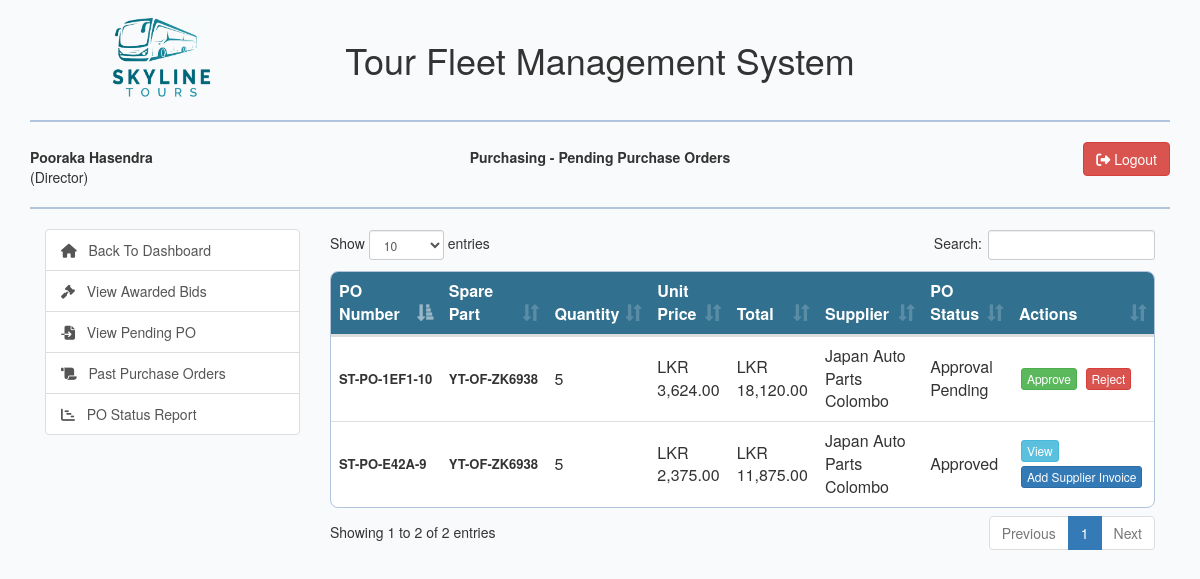
Before: /view/pending-purchase-orders.php (signed in) with the older database file.
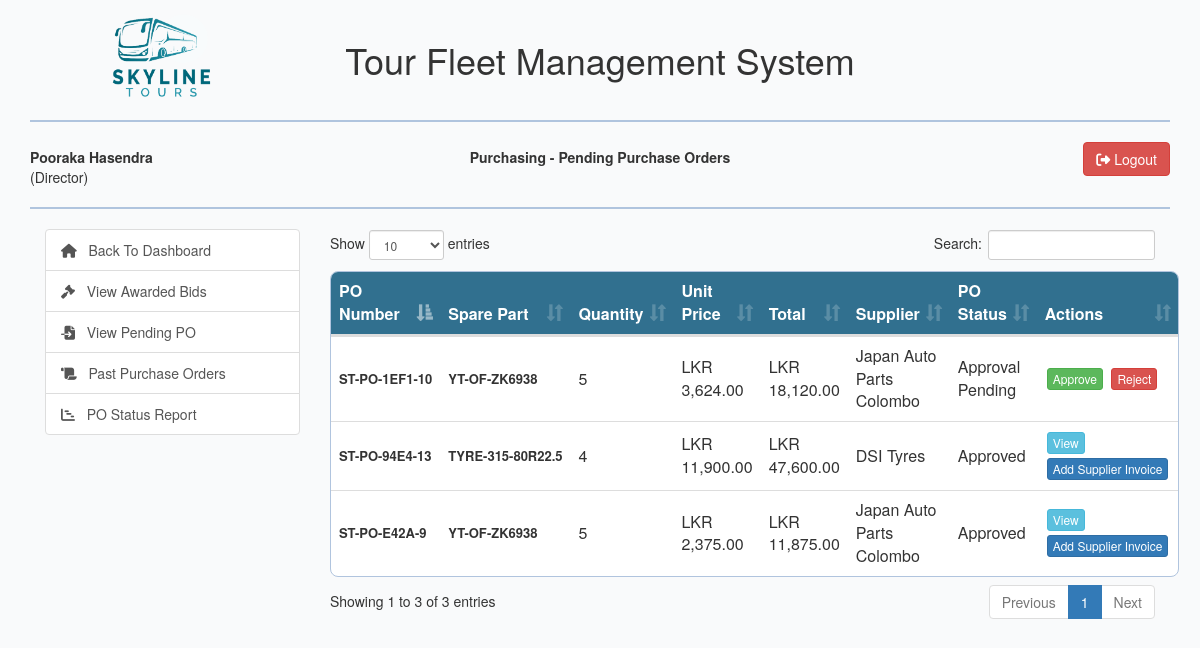
After: the same page with the newer database file.
### tables this page shows
CREATE TABLE `purchase_order` (
  `po_id` int(10) NOT NULL,
  `po_number` varchar(50) NOT NULL COMMENT 'A unique number for business reference ',
  `bid_id` int(10) NOT NULL COMMENT 'The winning bid that authorized this PO',
  `part_id` int(10) NOT NULL COMMENT 'The part being ordered',
  `quantity_ordered` int(10) NOT NULL,
  `quantity_received` int(10) NOT NULL DEFAULT 0 COMMENT 'Total quantity received so far for this PO',
  `po_unit_price` decimal(10,2) NOT NULL COMMENT 'The price per unit, captured from the winning bid',
  `total_amount` decimal(12,2) NOT NULL COMMENT 'quantity_ordered * unit_price',
  `order_date` date NOT NULL DEFAULT curdate() COMMENT 'Defaults to the current date of PO creation',
  `po_status` int(10) NOT NULL DEFAULT 1 COMMENT '-1:Rejected, 1: Generated, 2:Approved,3:Supplier Invoice Attached, 4: Partially Received, 5: Completed, 6: Paid',
  `created_by` int(10) NOT NULL,
  `created_at` datetime NOT NULL DEFAULT current_timestamp() COMMENT 'The exact date and time the PO was generated',
  `approved_by` int(10) DEFAULT NULL,
  `rejected_by` int(10) DEFAULT NULL,
  `supplier_invoice` varchar(255) DEFAULT NULL,
  `supplier_invoice_number` varchar(255) DEFAULT NULL,
  `po_payment_id` int(10) DEFAULT NULL,
  `po_paid_date` date DEFAULT NULL
);

CREATE TABLE `spare_part` (
  `part_id` int(10) NOT NULL,
  `part_number` varchar(100) NOT NULL COMMENT 'Manufacturer or internal part number (Required)',
  `part_name` varchar(255) NOT NULL,
  `description` text DEFAULT NULL,
  `quantity_on_hand` int(10) NOT NULL DEFAULT 0,
  `reorder_level` int(10) NOT NULL,
  `part_status` int(10) NOT NULL DEFAULT 1
);

CREATE TABLE `supplier` (
  `supplier_id` int(10) NOT NULL,
  `supplier_name` varchar(255) NOT NULL,
  `supplier_contact` varchar(10) NOT NULL,
  `supplier_email` varchar(255) NOT NULL,
  `supplier_status` int(10) NOT NULL DEFAULT 1 COMMENT '-1=removed,0=deactivated, 1=Active '
);

### model/purchase_order_model.php (called while the page is built, shortened)
<?php
class PurchaseOrder{
    public function getPendingPO(){
        $con = $GLOBALS["con"];
        $sql = "SELECT po.*, b.*, sp.* FROM purchase_order po, bid b, spare_part sp WHERE po.bid_id=b.bid_id AND po.part_id=sp.part_id "
                . "AND po.po_status IN (1,2)";
        $result = $con->query($sql) or die($con->error);
        return $result;
    }
}

### model/sparepart_model.php (called while the page is built, shortened)
<?php
class SparePart{
    public function getSparePart($partId){
        $con = $GLOBALS["con"];
        $sql = "SELECT * FROM spare_part WHERE part_id=?";
        $stmt = $con->prepare($sql);
        $stmt->bind_param("i", $partId);
        $stmt->execute();
        $result = $stmt->get_result();
        return $result;
    }
}

### model/supplier_model.php (called while the page is built, shortened)
<?php
class Supplier{
    public function getSupplier($supplierId){
        $con = $GLOBALS["con"];
        $sql = "SELECT * FROM supplier WHERE supplier_id=?";
        $stmt = $con->prepare($sql);
        $stmt->bind_param("i", $supplierId);
        $stmt->execute();
        $result = $stmt->get_result();
        return $result;
    }
}

### model/bid_model.php (called while the page is built, shortened)
<?php
class Bid{
    public function getBid($bidId){
        $con = $GLOBALS["con"];
        $sql = "SELECT b.*, t.*, s.* FROM bid b, tender t, supplier s WHERE b.tender_id=t.tender_id AND b.supplier_id=s.supplier_id "
                . "AND b.bid_id=?";
        $stmt = $con->prepare($sql);
        $stmt->bind_param("i", $bidId);
        $stmt->execute();
        $result = $stmt->get_result();
        return $result;
    }
}

### view/pending-purchase-orders.php (the view, shortened to what the changed rows need)
<?php
include_once '../model/purchase_order_model.php';
include_once '../model/sparepart_model.php';
include_once '../model/bid_model.php';
include_once '../model/supplier_model.php';
$poObj = new PurchaseOrder();
$poResult = $poObj->getPendingPO();
$sparePartObj = new SparePart();
$bidObj = new Bid();
$supplierObj = new Supplier();
?>
<html lang="en">
<head>
    <link rel="stylesheet" type="text/css" href="../css/dataTables.bootstrap.min.css"/>
    <?php include_once "../includes/bootstrap_css_includes.php"?>
</head>
<body>
    <div class="container">
        <?php include_once "../includes/header_row_includes.php";?>
        <div class="col-md-9">
            <div class="row">
                <div class="col-md-12">
                    <table class="table" id="pending_po">
                        <thead>
                            <tr>
                                <th>PO Number</th>
                                <th>Spare Part</th>
                                <th>Quantity</th>
                                <th>Unit Price</th>
                                <th>Total</th>
                                <th>Supplier</th>
                                <th>PO Status</th>
                                <th>Actions</th>
                            </tr>
                        </thead>
                        <tbody>
                            <?php while($poRow = $poResult->fetch_assoc()) {
                                $partId = $poRow['part_id'];
                                $sparePartResult = $sparePartObj->getSparePart($partId);
                                $sparePartRow = $sparePartResult->fetch_assoc();
                                $bidId = $poRow['bid_id'];
                                $bidResult = $bidObj->getBid($bidId);
                                $bidRow = $bidResult->fetch_assoc();
                                $supplierId = $bidRow['supplier_id'];
                                $supplierResult = $supplierObj->getSupplier($supplierId);
                                $supplierRow = $supplierResult->fetch_assoc();
                                $status = match((int)$poRow['po_status']){
                                    -1=>"Rejected",
                                    1=>"Approval Pending",
                                    2=>"Approved",
                                };
                                ?>
                            <tr>
                                <td style="white-space: nowrap;font-size:13px;font-weight: bold"><?php echo $poRow['po_number'];?></td>
                                <td style="white-space: nowrap;font-size:13px;font-weight: bold"><?php echo $sparePartRow['part_number'];?></td>
                                <td><?php echo $poRow['quantity_ordered'];?></td>
                                <td><?php echo "LKR ".number_format($poRow['po_unit_price'],2);?></td>
                                <td><?php echo "LKR ".number_format($poRow['total_amount'],2);?></td>
                                <td><?php echo $supplierRow['supplier_name'];?></td>
                                <td><?php echo $status;?></td>
                                <td>
                                    <?php if($poRow['po_status']==1){ ?>
                                    <a href="../controller/purchase_order_controller.php?status=approve_po&po_id=<?php echo base64_encode($poRow['po_id']);?>"
                                       class="btn btn-xs btn-success approve-po-btn" style="margin:2px;display:<?php echo checkPermissions(93); ?>">
                                    Approve
                                    </a>
                                    <a href="../controller/purchase_order_controller.php?status=reject_po&po_id=<?php echo base64_encode($poRow['po_id']);?>"
                                       class="btn btn-xs btn-danger reject-po-btn" style="margin:2px;display:<?php echo checkPermissions(94); ?>">
                                    Reject
                                    </a>
                                    <?php } elseif($poRow['po_status']==2){?>
                                    <a href="../reports/purchaseorder.php?po_id=<?php echo base64_encode($poRow['po_id']);?>"
                                       class="btn btn-xs btn-info" style="margin:2px;display:<?php echo checkPermissions(95); ?>" target="_blank">
                                    View
                                    </a>
                                    <a href="#" data-toggle="modal" onclick="getSupplierInvoice(<?php echo $poRow['po_id'];?>)" data-target="#add_supplier_invoice"
                                       class="btn btn-xs btn-primary" style="margin:2px;display:<?php echo checkPermissions(96); ?>">
                                    Add Supplier Invoice
                                    </a>
                                    <?php } ?>
                                </td>
                            </tr>
                            <?php }?>
                        </tbody>
                    </table>
                </div>
            </div>
        </div>
    </div>
</body>
</html>

Changed rows visible on the page:
added purchase_order: po_number "ST-PO-94E4-13", part.part_number "TYRE-315-80R22.5", quantity_ordered "4", po_unit_price "11,900.00", total_amount "47,600.00", supplier.supplier_name "DSI Tyres", po_status "Approved"
Other visible differences:
text written by a page script: "Show entries Search: Showing 1 to 2 of 2 entries Previous 1 Next" → "Show entries Search: Showing 1 to 3 of 3 entries Previous 1 Next"
